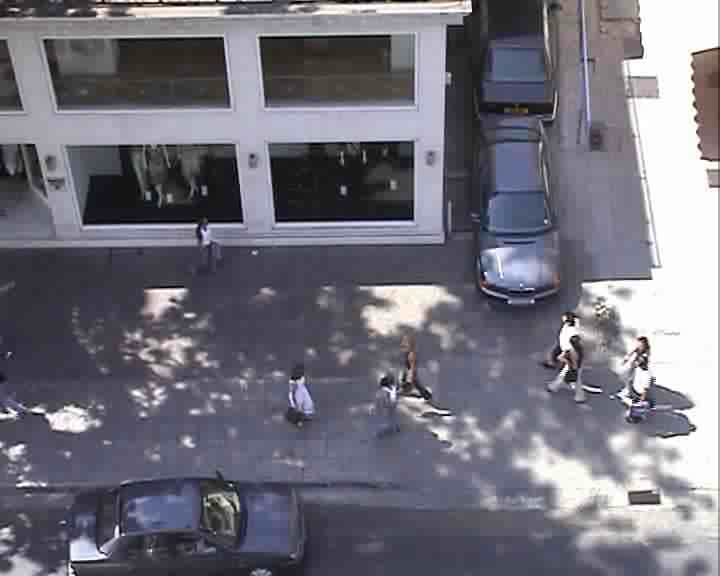
#> input picture Code/vgg/frame_1.png, 720 x 576 px, found by its file name
$ python obj_anno.py
#> lines starting #> are read from the running program, lines starting #| are printed output that depends on the picture
import numpy as np
import matplotlib.pyplot as plt
import matplotlib.image as mimg
import pandas as pd

W = 720
H = 576
g_size = 36

grid_W = W//g_size
grid_H = H//g_size

obj_info = np.zeros([grid_H,grid_W])
for i in range(round(249/g_size)):
    for j in range(round(442/g_size)):
        obj_info[i,j]=1

for i in range(round(300/g_size)):
    for j in range(round(467/g_size), round(562/g_size)):
        obj_info[i,j]=1

for i in range(round(490/g_size),grid_H):
    for j in range(grid_W):
        obj_info[i,j]=1

#df = pd.DataFrame(data=obj_info.astype(int))
#df.to_csv('Code/pix2met/obj_info.csv', sep=' ', header=False, float_format='%.2f', index=False)

scene = mimg.imread('Code/vgg/frame_1.png')
#> scene is the input picture: shape (576, 720, 3) float32; mean R, G, B 0.449, 0.442, 0.485
im1 = plt.imshow(scene, extent = [0,576,0,720])

im2 = plt.imshow(obj_info, alpha=0.5, extent = [0,576,0,720])
plt.show()
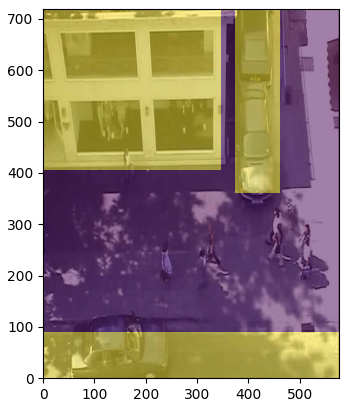
#> figure drawn by matplotlib, 1 panel
